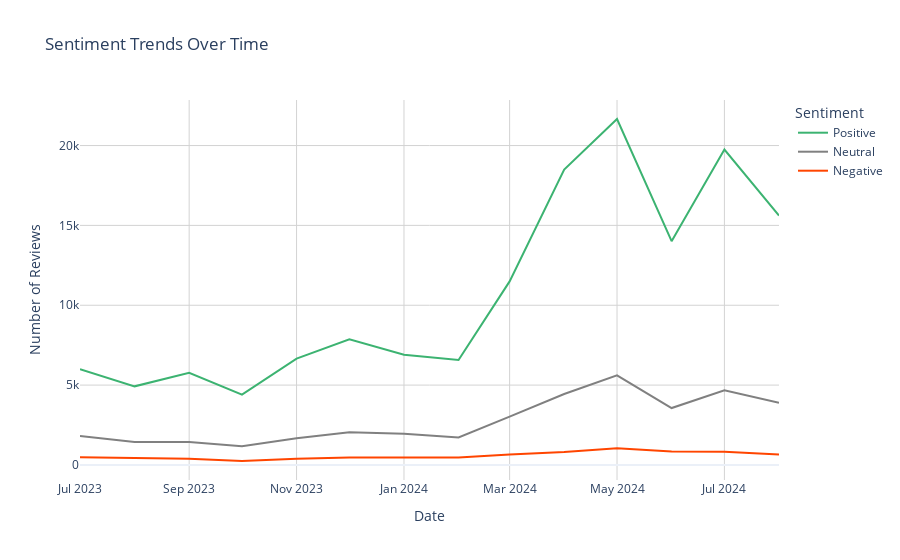

Notebook cell for this chart:
### Markdown cell above
<h2 style="font-family: 'Roboto', sans-serif; font-size: 24px;"> How Reviews Change Over Time </h2>

<ul style="font-family: 'Merriweather', serif; font-size: 16px;">
    <li>Aggregate the reviews by their sentiment (Positive, Neutral, Negative) over time.</li>
    <li>Visualize the trends in the volume of each sentiment type over time.</li>
</ul>

### Code cell
# convert 'Review Date' to datetime format
df['Review Date'] = pd.to_datetime(df['Review Date'])

# aggregate sentiment counts by date
sentiment_over_time = df.groupby([df['Review Date'].dt.to_period('M'), 'Sentiment']).size().unstack(fill_value=0)

# convert the period back to datetime for plotting
sentiment_over_time.index = sentiment_over_time.index.to_timestamp()

fig4 = go.Figure()

fig4.add_trace(go.Scatter(x=sentiment_over_time.index, y=sentiment_over_time['Positive'],
                         mode='lines', name='Positive', line=dict(color='mediumseagreen')))
fig4.add_trace(go.Scatter(x=sentiment_over_time.index, y=sentiment_over_time['Neutral'],
                         mode='lines', name='Neutral', line=dict(color='gray')))
fig4.add_trace(go.Scatter(x=sentiment_over_time.index, y=sentiment_over_time['Negative'],
                         mode='lines', name='Negative', line=dict(color='orangered')))

fig4.update_layout(
    title='Sentiment Trends Over Time',
    xaxis_title='Date',
    yaxis_title='Number of Reviews',
    plot_bgcolor='white',  
    paper_bgcolor='white',  
    legend_title_text='Sentiment',
    xaxis=dict(showgrid=True, gridcolor='lightgray'), 
    yaxis=dict(showgrid=True, gridcolor='lightgray')
)

fig4.show()
fig4.write_image('plot4.png', engine='kaleido') # save the fig as a static

### Figure 1 — Plotly figure (JSON) as saved in the notebook; plotly's stock layout.template omitted (floating-point values rounded to 4 significant figures)
{"data": [{"line": {"color": "mediumseagreen"}, "mode": "lines", "name": "Positive", "type": "scatter", "x": ["2023-07-01T00:00:00", "2023-08-01T00:00:00", "2023-09-01T00:00:00", "2023-10-01T00:00:00", "2023-11-01T00:00:00", "2023-12-01T00:00:00", "2024-01-01T00:00:00", "2024-02-01T00:00:00", "2024-03-01T00:00:00", "2024-04-01T00:00:00", "2024-05-01T00:00:00", "2024-06-01T00:00:00", "2024-07-01T00:00:00", "2024-08-01T00:00:00"], "y": [5994, 4922, 5771, 4408, 6658, 7866, 6904, 6573, 11494, 18491, 21663, 14014, 19750, 15614]}, {"line": {"color": "gray"}, "mode": "lines", "name": "Neutral", "type": "scatter", "x": ["2023-07-01T00:00:00", "2023-08-01T00:00:00", "2023-09-01T00:00:00", "2023-10-01T00:00:00", "2023-11-01T00:00:00", "2023-12-01T00:00:00", "2024-01-01T00:00:00", "2024-02-01T00:00:00", "2024-03-01T00:00:00", "2024-04-01T00:00:00", "2024-05-01T00:00:00", "2024-06-01T00:00:00", "2024-07-01T00:00:00", "2024-08-01T00:00:00"], "y": [1809, 1439, 1433, 1169, 1667, 2048, 1952, 1716, 3022, 4445, 5614, 3562, 4682, 3892]}, {"line": {"color": "orangered"}, "mode": "lines", "name": "Negative", "type": "scatter", "x": ["2023-07-01T00:00:00", "2023-08-01T00:00:00", "2023-09-01T00:00:00", "2023-10-01T00:00:00", "2023-11-01T00:00:00", "2023-12-01T00:00:00", "2024-01-01T00:00:00", "2024-02-01T00:00:00", "2024-03-01T00:00:00", "2024-04-01T00:00:00", "2024-05-01T00:00:00", "2024-06-01T00:00:00", "2024-07-01T00:00:00", "2024-08-01T00:00:00"], "y": [480, 440, 389, 247, 394, 461, 457, 459, 659, 803, 1048, 835, 827, 656]}], "layout": {"legend": {"title": {"text": "Sentiment"}}, "paper_bgcolor": "white", "plot_bgcolor": "white", "title": {"text": "Sentiment Trends Over Time"}, "xaxis": {"gridcolor": "lightgray", "showgrid": true, "title": {"text": "Date"}}, "yaxis": {"gridcolor": "lightgray", "showgrid": true, "title": {"text": "Number of Reviews"}}}}
